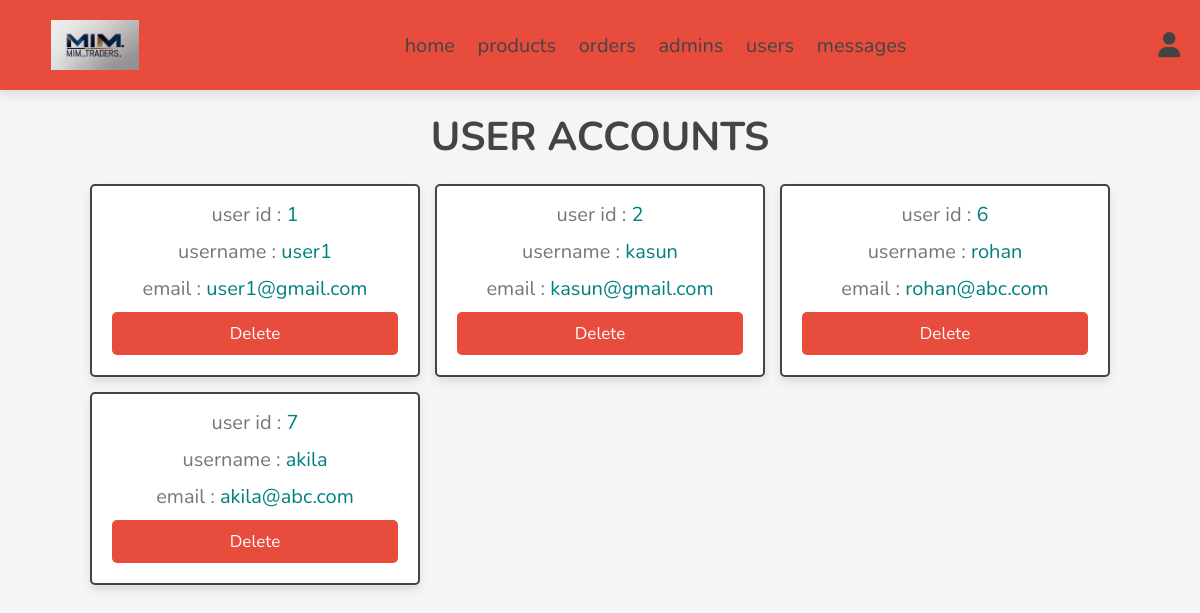
Screenshot of /admin/users_accounts.php (signed in) with the database file from the repository.
### tables this page shows
CREATE TABLE `users` (
  `id` int(100) NOT NULL,
  `name` varchar(20) NOT NULL,
  `email` varchar(50) NOT NULL,
  `password` varchar(50) NOT NULL
);

### admin/users_accounts.php (the view, shortened to what this page needs)
<?php
include '../components/connect.php';
?>
<!DOCTYPE html>
<html lang="en">
<head>
   <link rel="stylesheet" href="https://cdnjs.cloudflare.com/ajax/libs/font-awesome/6.1.1/css/all.min.css">
   <link rel="stylesheet" href="../css/admin_style.css">
</head>
<body>
<?php include '../components/admin_header.php'; ?>
<section class="accounts">
   <h1 class="heading">user accounts</h1>
   <div class="box-container">
   <?php
      $select_accounts = $conn->prepare("SELECT * FROM `users`");
      $select_accounts->execute();
      if($select_accounts->rowCount() > 0){
         while($fetch_accounts = $select_accounts->fetch(PDO::FETCH_ASSOC)){
   ?>
   <div class="box">
      <p> user id : <span><?= $fetch_accounts['id']; ?></span> </p>
      <p> username : <span><?= $fetch_accounts['name']; ?></span> </p>
      <p> email : <span><?= $fetch_accounts['email']; ?></span> </p>
      <a href="users_accounts.php?delete=<?= $fetch_accounts['id']; ?>" onclick="return confirm('delete this account? the user related information will also be delete!')" class="delete-btn">delete</a>
   </div>
   <?php
         }
      }else{
         echo '<p class="empty">no accounts available!</p>';
      }
   ?>
   </div>
</section>
</body>
</html>

### css/admin_style.css (style rules this page uses)
:root { --main-color:#008080; --orange:#009999; --red:#e74c3c; --black:#444; --white:#fff; --navy:#00cccc; --light-color:#777; --light-bg:#f5f5f5; --border:.2rem solid var(--black); --box-shadow:0 .5rem 1rem rgba(0,0,0,.1); }
* { font-family: 'Nunito', sans-serif; margin:0; padding:0; box-sizing: border-box; outline: none; border:none; text-decoration: none; }
html { font-size: 62.5%; overflow-x: hidden; }
body { background-color: var(--light-bg); }
section { padding:2rem; max-width: 1200px; margin:0 auto; }
.heading { font-size: 4rem; color:var(--black); margin-bottom: 2rem; text-align: center; text-transform: uppercase; }
.btn, .delete-btn, .option-btn { display: block; width: 100%; margin-top: 1rem; border-radius: .5rem; padding:1rem 3rem; font-size: 1.7rem; text-transform: capitalize; color:var(--white); cursor: pointer; text-align: center; }
.delete-btn { background-color: var(--red); }
.accounts .box-container { display: grid; grid-template-columns: repeat(auto-fit, 33rem); gap:1.5rem; align-items: flex-start; justify-content: center; }
.accounts .box-container .box { padding:2rem; padding-top: .5rem; border-radius: .5rem; text-align: center; border:var(--border); background-color: var(--white); box-shadow: var(--box-shadow); }
.accounts .box-container .box p { font-size: 2rem; color:var(--light-color); margin: 1rem 0; }
.accounts .box-container .box p span { color:var(--main-color); }

### rows the page displays
users: id "1", name "user1", email "user1@gmail.com"
users: id "2", name "kasun", email "kasun@gmail.com"
users: id "6", name "rohan", email "rohan@abc.com"
users: id "7", name "akila", email "akila@abc.com"
